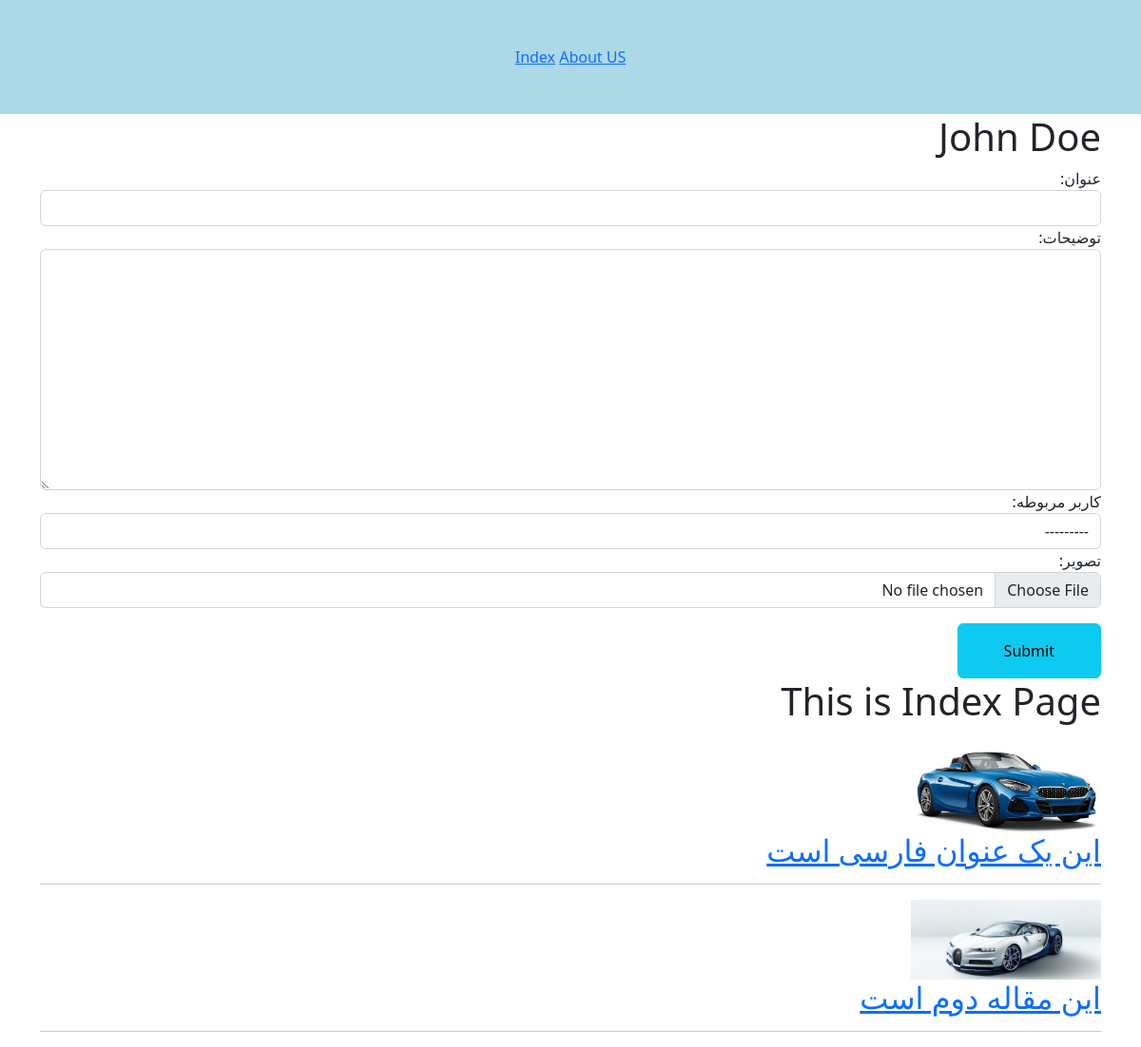
Page / (signed in) on the earlier database version.
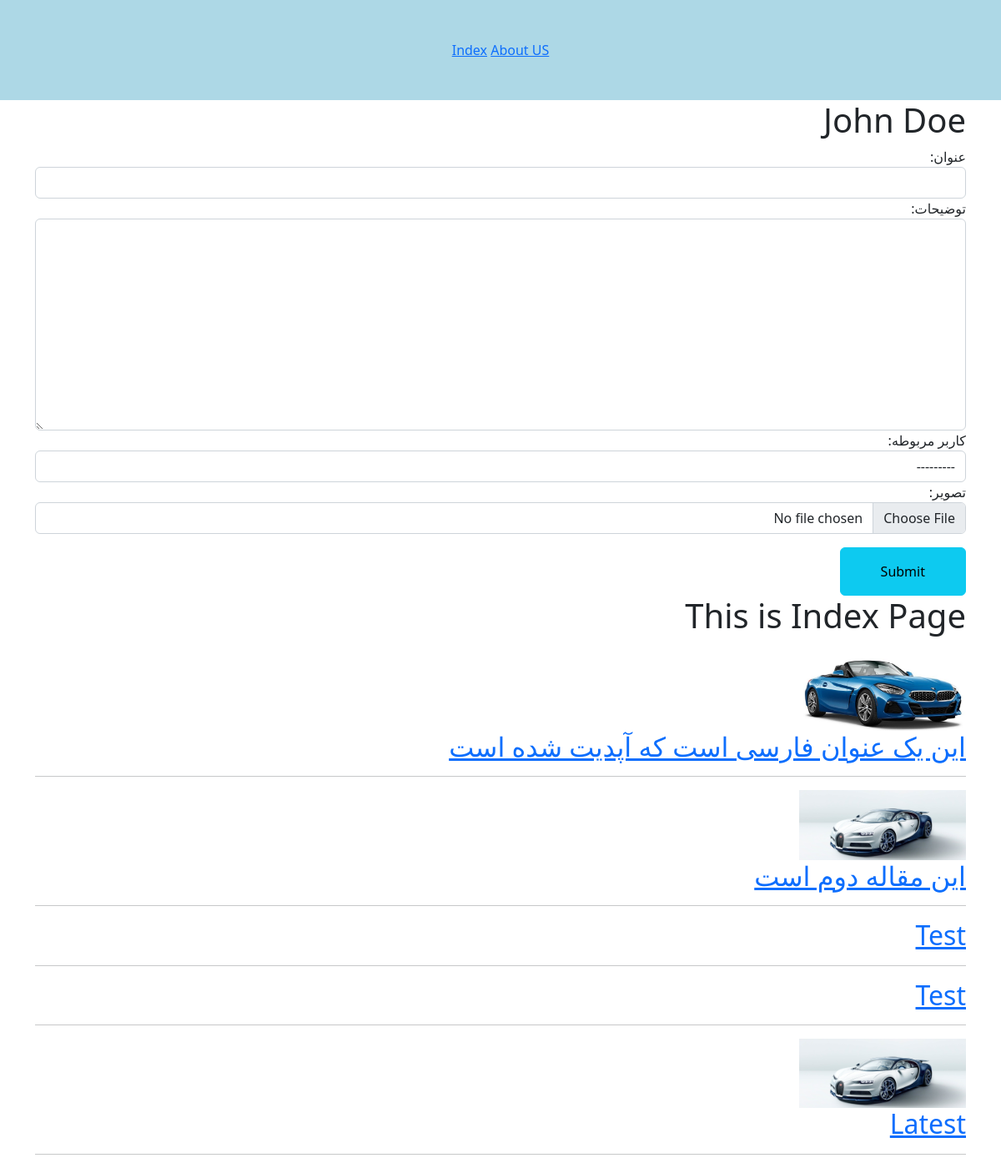
Same page on the later database version.
### articles/models.py (models this page shows)
class Article(models.Model):
    title = models.CharField(max_length=64, verbose_name='عنوان')
    description = models.TextField(verbose_name='توضیحات')
    related_user = models.ForeignKey(User, on_delete=models.CASCADE, verbose_name='کاربر مربوطه')
    thumbnail = models.ImageField(upload_to='article-thumbnails', verbose_name='تصویر')
    class Meta:
        verbose_name = 'مقاله'
        verbose_name_plural = 'مقاله ها'
    def __str__(self):
        return self.title

### articles/views.py (the view)
# urls.py: path('', index, name='Index')
@login_required
def index(request):
    if request.method == 'POST':
        form = ArticleForm(request.POST or None, request.FILES or None)
        if form.is_valid():
            form.save()
    else:
        form = ArticleForm()
    articles = Article.objects.all()
    context = {
        'articles': articles,
        'form': form
    }
    return render(request, 'index.html', context)

### articles/forms.py
class ArticleForm(ModelForm):
    class Meta:
        model = Article
        fields = '__all__'
    def __init__(self, *args, **kwargs):
        super(ArticleForm, self).__init__(*args, **kwargs)
        for visible in self.visible_fields():
            visible.field.widget.attrs['class'] = 'form-control'

### articles/templates/index.html (shortened to what this page needs)
{% extends 'layout.html' %}
{% block content %}
{% if user.is_authenticated %}
<h1>{{user.first_name}} {{user.last_name}}</h1>
{% endif %}
<form method="POST" enctype="multipart/form-data">
    {{form}}
    <input class="btn btn-info py-3 px-5 mt-3" type="submit" value="Submit" >
</form>
<h1>This is Index Page</h1>
{% for article in articles %}
    <a href="{% url 'Retrieve' id=article.id %}">
        {% if article.thumbnail %}
            <img src="{{article.thumbnail.url}}" width="200">
        {% endif %}
        <h2>{{article}}</h2>
    </a>
    <hr>
{% endfor %}
{% endblock content %}

### articles/templates/layout.html (shortened to what this page needs)
{% load static %}
<!DOCTYPE html>
<html lang="fa" dir="rtl">
<head>
    <link rel="stylesheet" href="{% static 'css/bootstrap.min.css' %}">
</head>
<body>
    <div class="menu">
        <a href="{% url 'Index' %}">Index</a>
        <a href="{% url 'About US' %}">About US</a>
    </div>
    <div class="container">
        {% block content %}{% endblock content %}
    </div>
</body>
</html>

### articles/templates/layout.html (style rules this page uses)
.menu { padding-top: 3rem; padding-bottom: 3rem; background-color: lightblue; text-align: center; }

Differences in the rows shown:
changed Article: title "این یک عنوان فارسی است" → "این یک عنوان فارسی است که آپدیت شده است"
added Article: title "Test"
added Article: title "Test"
added Article: thumbnail (picture), title "Latest"
